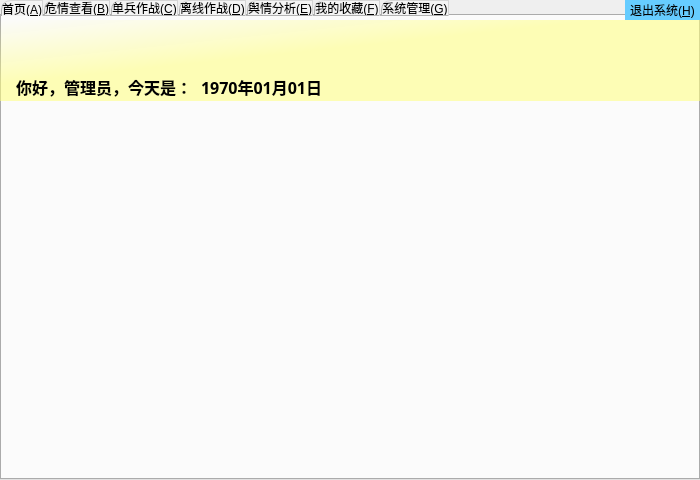
<?xml version="1.0" encoding="UTF-8"?>
<ui version="4.0">
 <class>MainWindow</class>
 <widget class="QWidget" name="MainWindow">
  <property name="geometry">
   <rect>
    <x>0</x>
    <y>0</y>
    <width>700</width>
    <height>480</height>
   </rect>
  </property>
  <property name="minimumSize">
   <size>
    <width>700</width>
    <height>480</height>
   </size>
  </property>
  <property name="maximumSize">
   <size>
    <width>700</width>
    <height>480</height>
   </size>
  </property>
  <property name="windowTitle">
   <string>公安单兵式网络舆情监控系统</string>
  </property>
  <widget class="QTabWidget" name="tabWidget">
   <property name="geometry">
    <rect>
     <x>0</x>
     <y>0</y>
     <width>700</width>
     <height>480</height>
    </rect>
   </property>
   <property name="styleSheet">
    <string notr="true">#tabWidget QTabBar{
	border-bottom:  1px solid rgb(177, 177, 177);
}
#tabWidget QTabBar::tab{
	width: 7em;
	height: 1.5em;
	margin-left: 1px;
	background-color: rgb(244, 244, 244);
	border: 1px solid rgb(177, 177, 177);
	border-right: 1px solid rgb(213, 213, 213);
	border-top: 1px solid rgb(213, 213, 213);
	border-top-left-radius: 10px;
}
#tabWidget QTabBar::tab:selected{
	height: 1.6em;
	border-bottom: 0;
}</string>
   </property>
   <property name="currentIndex">
    <number>0</number>
   </property>
   <widget class="QWidget" name="tab_1">
    <attribute name="title">
     <string>首页(&amp;A)</string>
    </attribute>
    <widget class="QWidget" name="layoutWidget">
     <property name="geometry">
      <rect>
       <x>-10</x>
       <y>83</y>
       <width>711</width>
       <height>381</height>
      </rect>
     </property>
     <layout class="QGridLayout" name="gridLayout">
      <item row="0" column="0">
       <widget class="QWidget" name="widget_2" native="true">
        <property name="styleSheet">
         <string notr="true"/>
        </property>
       </widget>
      </item>
      <item row="1" column="0">
       <widget class="QWidget" name="widget_4" native="true"/>
      </item>
      <item row="1" column="1">
       <widget class="QWidget" name="widget_5" native="true"/>
      </item>
      <item row="0" column="1">
       <widget class="HotNewsWidget" name="hotnews" native="true">
        <property name="styleSheet">
         <string notr="true">#hotnews a:hover{
    color: rgb(0, 85, 255);
    font: bold;
}</string>
        </property>
       </widget>
      </item>
     </layout>
    </widget>
   </widget>
   <widget class="QWidget" name="tab_2">
    <attribute name="title">
     <string>危情查看(&amp;B)</string>
    </attribute>
    <widget class="DateTree" name="dateTree">
     <property name="geometry">
      <rect>
       <x>4</x>
       <y>84</y>
       <width>200</width>
       <height>370</height>
      </rect>
     </property>
     <attribute name="headerVisible">
      <bool>false</bool>
     </attribute>
     <column>
      <property name="text">
       <string notr="true">1</string>
      </property>
     </column>
    </widget>
    <widget class="QListWidget" name="weiQingList">
     <property name="geometry">
      <rect>
       <x>209</x>
       <y>84</y>
       <width>484</width>
       <height>370</height>
      </rect>
     </property>
    </widget>
   </widget>
   <widget class="QWidget" name="tab_3">
    <attribute name="title">
     <string>单兵作战(&amp;C)</string>
    </attribute>
    <widget class="danbinTreeWidget" name="treeWidget">
     <property name="geometry">
      <rect>
       <x>0</x>
       <y>80</y>
       <width>171</width>
       <height>381</height>
      </rect>
     </property>
     <column>
      <property name="text">
       <string notr="true">1</string>
      </property>
     </column>
    </widget>
   </widget>
   <widget class="QWidget" name="tab_4">
    <attribute name="title">
     <string>离线作战(&amp;D)</string>
    </attribute>
   </widget>
   <widget class="QWidget" name="tab_5">
    <attribute name="title">
     <string>舆情分析(&amp;E)</string>
    </attribute>
   </widget>
   <widget class="QWidget" name="tab_6">
    <attribute name="title">
     <string>我的收藏(&amp;F)</string>
    </attribute>
   </widget>
   <widget class="QWidget" name="tab_7">
    <attribute name="title">
     <string>系统管理(&amp;G)</string>
    </attribute>
   </widget>
  </widget>
  <widget class="QPushButton" name="quit">
   <property name="geometry">
    <rect>
     <x>625</x>
     <y>0</y>
     <width>75</width>
     <height>20</height>
    </rect>
   </property>
   <property name="styleSheet">
    <string notr="true">#quit{
	background-color: #66CCFF;
	border: 0;
}
#quit:hover{
	background-color: rgba(255,75,75,0.8);
	font-weight: 500;
	color: rgb(244,255,255);
}</string>
   </property>
   <property name="text">
    <string>退出系统(&amp;H)</string>
   </property>
  </widget>
  <widget class="QWidget" name="widget" native="true">
   <property name="geometry">
    <rect>
     <x>0</x>
     <y>20</y>
     <width>700</width>
     <height>81</height>
    </rect>
   </property>
   <property name="styleSheet">
    <string notr="true">#widget{
	background-color: qlineargradient(spread:pad, x1:0, y1:0, x2:0.392, y2:0.427, stop:0 rgba(255, 255, 255, 0), stop:1 rgba(255, 255, 125, 141));
}</string>
   </property>
   <widget class="QLabel" name="label">
    <property name="geometry">
     <rect>
      <x>16</x>
      <y>55</y>
      <width>190</width>
      <height>24</height>
     </rect>
    </property>
    <property name="font">
     <font>
      <family>新宋体</family>
      <pointsize>12</pointsize>
      <weight>75</weight>
      <bold>true</bold>
     </font>
    </property>
    <property name="text">
     <string>你好，管理员，今天是：</string>
    </property>
   </widget>
   <widget class="QLabel" name="logo">
    <property name="geometry">
     <rect>
      <x>0</x>
      <y>9</y>
      <width>700</width>
      <height>40</height>
     </rect>
    </property>
    <property name="text">
     <string/>
    </property>
    <property name="pixmap">
     <pixmap resource="MainWindow.qrc">:/img/images/logo.png</pixmap>
    </property>
   </widget>
   <widget class="getDate" name="date">
    <property name="geometry">
     <rect>
      <x>201</x>
      <y>55</y>
      <width>122</width>
      <height>24</height>
     </rect>
    </property>
    <property name="font">
     <font>
      <family>新宋体</family>
      <pointsize>12</pointsize>
      <weight>75</weight>
      <bold>true</bold>
     </font>
    </property>
    <property name="text">
     <string>1970年01月01日</string>
    </property>
   </widget>
  </widget>
 </widget>
 <customwidgets>
  <customwidget>
   <class>getDate</class>
   <extends>QLabel</extends>
   <header>getdate.h</header>
  </customwidget>
  <customwidget>
   <class>HotNewsWidget</class>
   <extends>QWidget</extends>
   <header>hotnewswidget.h</header>
   <container>1</container>
  </customwidget>
  <customwidget>
   <class>DateTree</class>
   <extends>QTreeWidget</extends>
   <header>datetree.h</header>
  </customwidget>
  <customwidget>
   <class>danbinTreeWidget</class>
   <extends>QTreeWidget</extends>
   <header>danbintreewidget.h</header>
  </customwidget>
 </customwidgets>
 <tabstops>
  <tabstop>tabWidget</tabstop>
  <tabstop>quit</tabstop>
 </tabstops>
 <resources>
  <include location="MainWindow.qrc"/>
 </resources>
 <connections/>
</ui>
